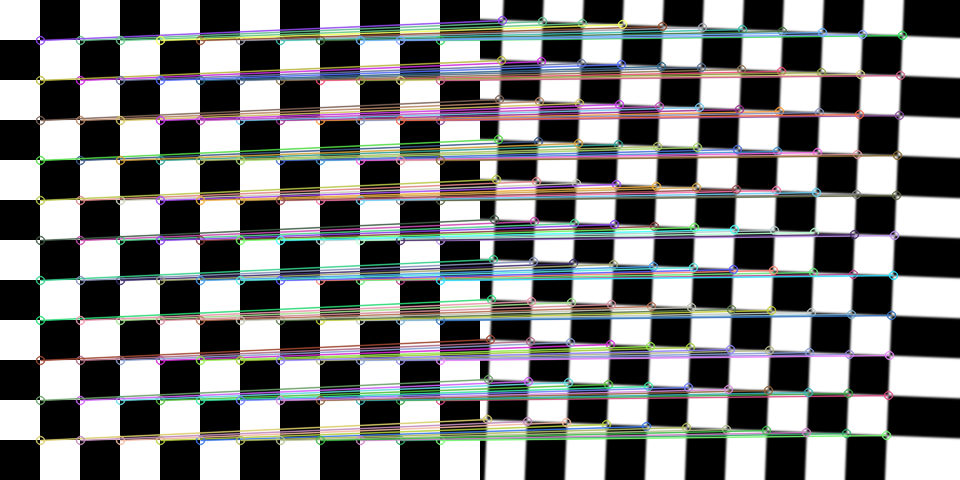
#> input picture l2_keypoint/Harris/result/harris_match_out.png, 960 x 480 px
$ python run_harris_match.py result/harris_match_out.png   (older library calls are emulated)
#> lines starting #> are read from the running program, lines starting #| are printed output that depends on the picture; after the words box and inside, x2 and y2 are one past the last pixel; in counts of white or black regions, pixels touching at a corner belong together
### l2_keypoint/Harris/image_transform.py
"""由图像 A 生成旋转、平移、模糊后的图像 B，并返回 A→B 的仿射矩阵。"""

from __future__ import annotations

import cv2
import numpy as np


def synthesize_b(
    img: np.ndarray,
    angle_deg: float | None = None,
    tx_px: float | None = None,
    ty_px: float | None = None,
    blur_ksize: int = 5,
    blur_sigma: float = 0.0,
    rng: np.random.Generator | None = None,
) -> tuple[np.ndarray, np.ndarray]:
    """
    对输入 BGR/RGB 或灰度图做旋转、平移、高斯模糊。
    输出与输入同尺寸 (h, w)，边界复制填充。

    返回:
        b: 变换后图像
        M: 2x3 float64，满足 [x', y']^T = M @ [x, y, 1]^T（源为 a，目标为 b）
    """
    rng = rng or np.random.default_rng()
    h, w = img.shape[:2]

    if angle_deg is None:
        angle_deg = float(rng.uniform(-18.0, 18.0))
    if tx_px is None:
        tx_px = float(rng.uniform(-0.08, 0.08)) * w
    if ty_px is None:
        ty_px = float(rng.uniform(-0.08, 0.08)) * h

    center = (w * 0.5, h * 0.5)
    M = cv2.getRotationMatrix2D(center, angle_deg, 1.0)
    M = M.astype(np.float64)
    M[0, 2] += tx_px
    M[1, 2] += ty_px

    b = cv2.warpAffine(
        img,
        M,
        (w, h),
        flags=cv2.INTER_LINEAR,
        borderMode=cv2.BORDER_REPLICATE,
    )

    k = int(blur_ksize)
    if k % 2 == 0:
        k += 1
    if k >= 3:
        b = cv2.GaussianBlur(b, (k, k), blur_sigma)

    return b, M

### l2_keypoint/Harris/harris_corner.py
"""Harris 角点检测与亚像素细化。"""

from __future__ import annotations

import cv2
import numpy as np


def detect_harris_corners(
    gray: np.ndarray,
    max_corners: int = 800,
    quality_level: float = 0.01,
    min_distance: float = 8.0,
    block_size: int = 3,
    k: float = 0.04,
) -> np.ndarray:
    """
    使用 goodFeaturesToTrack + Harris 响应（OpenCV 等价于 Shi-Tomasi 接口但启用 Harris）。
    返回 float32 Nx2 角点坐标。
    """
    if gray.ndim != 2:
        raise ValueError("gray 必须为单通道灰度图")
    corners = cv2.goodFeaturesToTrack(
        gray,
        maxCorners=max_corners,
        qualityLevel=quality_level,
        minDistance=min_distance,
        blockSize=block_size,
        useHarrisDetector=True,
        k=k,
    )
    if corners is None or len(corners) == 0:
        return np.zeros((0, 2), dtype=np.float32)
    corners = corners.reshape(-1, 2).astype(np.float32)
    criteria = (cv2.TERM_CRITERIA_EPS + cv2.TERM_CRITERIA_MAX_ITER, 40, 0.01)
    refined = cv2.cornerSubPix(gray, corners, (5, 5), (-1, -1), criteria)
    return refined.astype(np.float32)


# [7 lines left out: function affine_apply_xy, not called in this run]

### l2_keypoint/Harris/corner_descriptors.py
"""角点邻域描述子：强度直方图 + 梯度方向直方图（加权）。"""

from __future__ import annotations

import cv2
import numpy as np


def build_corner_descriptors(
    gray: np.ndarray,
    pts: np.ndarray,
    patch_radius: int = 15,
    intensity_bins: int = 16,
    orientation_bins: int = 8,
) -> tuple[np.ndarray, np.ndarray]:
    """
    对每个角点取正方形邻域，拼接：
    - 灰度强度直方图（归一化）
    - 梯度方向直方图（0~π 无符号，按梯度幅值加权并归一化）
    整张向量再 L2 归一化。

    越界的角点跳过。返回 (描述子矩阵 N×D, 有效角点在 pts 中的下标)。
    """
    if pts.size == 0:
        return np.zeros((0, intensity_bins + orientation_bins), dtype=np.float32), np.zeros(
            (0,), dtype=np.int32
        )

    h, w = gray.shape[:2]
    gx = cv2.Sobel(gray, cv2.CV_32F, 1, 0, ksize=3)
    gy = cv2.Sobel(gray, cv2.CV_32F, 0, 1, ksize=3)

    r = patch_radius
    desc_list: list[np.ndarray] = []
    indices: list[int] = []

    for k in range(pts.shape[0]):
        xi = int(round(float(pts[k, 0])))
        yi = int(round(float(pts[k, 1])))
        if xi - r < 0 or xi + r >= w or yi - r < 0 or yi + r >= h:
            continue

        patch = gray[yi - r : yi + r + 1, xi - r : xi + r + 1]
        pgx = gx[yi - r : yi + r + 1, xi - r : xi + r + 1]
        pgy = gy[yi - r : yi + r + 1, xi - r : xi + r + 1]

        ih, _ = np.histogram(patch, bins=intensity_bins, range=(0, 256))
        ih = ih.astype(np.float64)
        ih /= float(ih.sum()) + 1e-8

        mag = np.sqrt(pgx * pgx + pgy * pgy)
        ang = np.arctan2(pgy, pgx)
        ang = np.mod(ang, np.pi)
        obin = (ang / np.pi * orientation_bins).astype(np.int32)
        obin = np.clip(obin, 0, orientation_bins - 1)
        oh = np.bincount(obin.ravel(), weights=mag.ravel(), minlength=orientation_bins).astype(
            np.float64
        )
        oh /= float(oh.sum()) + 1e-8

        v = np.concatenate([ih, oh]).astype(np.float64)
        nrm = np.linalg.norm(v)
        if nrm < 1e-8:
            continue
        v /= nrm
        desc_list.append(v.astype(np.float32))
        indices.append(k)

    if not desc_list:
        return np.zeros((0, intensity_bins + orientation_bins), dtype=np.float32), np.zeros(
            (0,), dtype=np.int32
        )

    return np.stack(desc_list, axis=0), np.array(indices, dtype=np.int32)

### l2_keypoint/Harris/match_corners.py
"""角点匹配：仿射预测（可选）与描述子相似度匹配。"""

from __future__ import annotations

import numpy as np

from harris_corner import affine_apply_xy


def match_by_descriptor_similarity(
    desc_a: np.ndarray,
    desc_b: np.ndarray,
    idx_a: np.ndarray,
    idx_b: np.ndarray,
    ratio: float = 0.75,
    mutual: bool = True,
) -> list[tuple[int, int]]:
    """
    用 L2 归一化描述子的欧氏距离；Lowe 距离比检验；可选互最近邻。
    返回 (pts_a 原始下标, pts_b 原始下标) 列表。
    """
    if desc_a.shape[0] == 0 or desc_b.shape[0] == 0:
        return []

    # ||a-b||^2 = 2 - 2 a·b（单位向量）
    dist = np.sqrt(np.maximum(0.0, 2.0 - 2.0 * (desc_a @ desc_b.T)))
    na, nb = dist.shape

    candidates: list[tuple[int, int]] = []
    for i in range(na):
        row = dist[i]
        order = np.argsort(row)
        j0 = int(order[0])
        d0 = float(row[j0])
        if nb >= 2:
            d1 = float(row[int(order[1])])
            if d0 >= ratio * (d1 + 1e-8):
                continue
        candidates.append((i, j0))

    if not mutual:
        return [(int(idx_a[i]), int(idx_b[j])) for i, j in candidates]

    # 互最近邻：j 在列上最近的 i 须为当前 i
    nearest_i_for_b = np.argmin(dist, axis=0)
    matches: list[tuple[int, int]] = []
    for i, j in candidates:
        if nearest_i_for_b[j] == i:
            matches.append((int(idx_a[i]), int(idx_b[j])))
    return matches


# [33 lines left out: function match_by_affine_prediction, not called in this run]

### l2_keypoint/Harris/run_harris_match.py
#!/usr/bin/env python3
"""Harris 角点检测 + 仿射得到 B + 独立检测 + 邻域直方图描述子相似度匹配与可视化。"""

from __future__ import annotations

import argparse
import sys
from pathlib import Path

import cv2
import numpy as np

from corner_descriptors import build_corner_descriptors
from harris_corner import detect_harris_corners
from image_transform import synthesize_b
from match_corners import match_by_descriptor_similarity

# imwrite 依赖扩展名选择编码器；无扩展名或未知后缀时视为「输出目录」
_IMAGE_SUFFIXES = frozenset({".png", ".jpg", ".jpeg", ".bmp", ".tif", ".tiff", ".webp"})


# [6 lines left out: function normalize_image_output_path, not called in this run]


def load_image(path: Path) -> np.ndarray:
    img = cv2.imread(str(path), cv2.IMREAD_COLOR)
    if img is None:
        raise FileNotFoundError(f"无法读取图像: {path}")
    return img


def draw_side_by_side_matches(
    img_a_bgr: np.ndarray,
    img_b_bgr: np.ndarray,
    pts_a: np.ndarray,
    pts_b: np.ndarray,
    matches: list[tuple[int, int]],
    radius: int = 4,
) -> np.ndarray:
    ha, wa = img_a_bgr.shape[:2]
    hb, wb = img_b_bgr.shape[:2]
    out_h = max(ha, hb)
    wa2, wb2 = wa, wb
    canvas = np.zeros((out_h, wa2 + wb2, 3), dtype=np.uint8)
    canvas[:ha, :wa2] = img_a_bgr
    canvas[:hb, wa2 : wa2 + wb2] = img_b_bgr

    rng = np.random.default_rng(42)
    for ia, ib in matches:
        color = tuple(int(x) for x in rng.integers(40, 255, size=3))
        pa = (int(round(pts_a[ia, 0])), int(round(pts_a[ia, 1])))
        pb = (int(round(pts_b[ib, 0]) + wa2), int(round(pts_b[ib, 1])))
        cv2.line(canvas, pa, pb, color, 1, lineType=cv2.LINE_AA)
        cv2.circle(canvas, pa, radius, color, 1, lineType=cv2.LINE_AA)
        cv2.circle(canvas, pb, radius, color, 1, lineType=cv2.LINE_AA)

    # 未匹配角点用灰色小圆标出
    matched_a = {m[0] for m in matches}
    matched_b = {m[1] for m in matches}
    gray = (180, 180, 180)
    for i in range(len(pts_a)):
        if i not in matched_a:
            p = (int(round(pts_a[i, 0])), int(round(pts_a[i, 1])))
            cv2.circle(canvas, p, max(1, radius - 1), gray, 1, lineType=cv2.LINE_AA)
    for j in range(len(pts_b)):
        if j not in matched_b:
            p = (int(round(pts_b[j, 0]) + wa2), int(round(pts_b[j, 1])))
            cv2.circle(canvas, p, max(1, radius - 1), gray, 1, lineType=cv2.LINE_AA)

    return canvas


def main() -> int:
    root = Path(__file__).resolve().parent
    default_out = root / "result"

    parser = argparse.ArgumentParser(
        description="Harris 角点 + 仿射得 B + 邻域直方图描述子匹配可视化"
    )
    parser.add_argument(
        "input",
        type=Path,
        nargs="?",
        default=None,
        help="输入图像路径（省略则使用内置棋盘测试图）",
    )
    parser.add_argument(
        "-o",
        "--output",
        type=Path,
        default=None,
        help="输出拼接图文件路径，需含扩展名如 .png；若写目录或无扩展名则保存为该目录下 harris_match_out.png",
    )
    parser.add_argument(
        "--result-dir",
        type=Path,
        default=default_out,
        help=f"结果目录（默认 {default_out}）",
    )
    parser.add_argument("--seed", type=int, default=None, help="随机种子（控制旋转/平移/模糊）")
    parser.add_argument(
        "--ratio",
        type=float,
        default=0.75,
        help="Lowe 距离比阈值：最近距离需小于该值×次近距离（越小越严）",
    )
    parser.add_argument(
        "--patch-radius",
        type=int,
        default=15,
        help="角点邻域半边长（像素），邻域为 (2r+1)×(2r+1)",
    )
    parser.add_argument(
        "--no-mutual",
        action="store_true",
        help="关闭互最近邻过滤（仅距离比）",
    )
    harris = parser.add_argument_group("Harris 角点（goodFeaturesToTrack）")
    harris.add_argument(
        "--quality-level",
        type=float,
        default=0.01,
        help="相对最强角点的比例阈值，越小保留越多弱角点（面部平滑区可试 0.002～0.005）",
    )
    harris.add_argument(
        "--min-distance",
        type=float,
        default=8.0,
        help="角点间最小像素距离，越小越密（可试 4～6）",
    )
    harris.add_argument(
        "--max-corners",
        type=int,
        default=800,
        help="最多返回角点个数上限",
    )
    harris.add_argument(
        "--block-size",
        type=int,
        default=3,
        help="求导邻域边长（奇数），略增大可略平滑噪声",
    )
    args = parser.parse_args()

    args.result_dir.mkdir(parents=True, exist_ok=True)
    out_path = args.output
    if out_path is None:
        out_path = args.result_dir / "harris_match_out.png"
    else:
        out_path = normalize_image_output_path(out_path.resolve())

    rng = np.random.default_rng(args.seed)

    if args.input is not None:
        img_a = load_image(args.input)
#> in load_image, img is the input picture: shape (480, 960, 3); mean B, G, R 131.2, 131.4, 130.7
    else:
        # 内置棋盘图，便于无参试跑
        block = 40
        n = 12
        board = np.zeros((block * n, block * n), dtype=np.uint8)
        for i in range(n):
            for j in range(n):
                if (i + j) % 2 == 0:
                    y0, y1 = i * block, (i + 1) * block
                    x0, x1 = j * block, (j + 1) * block
                    board[y0:y1, x0:x1] = 255
        img_a = cv2.cvtColor(board, cv2.COLOR_GRAY2BGR)

    img_b, _ = synthesize_b(img_a, rng=rng)

    gray_a = cv2.cvtColor(img_a, cv2.COLOR_BGR2GRAY)
    gray_b = cv2.cvtColor(img_b, cv2.COLOR_BGR2GRAY)
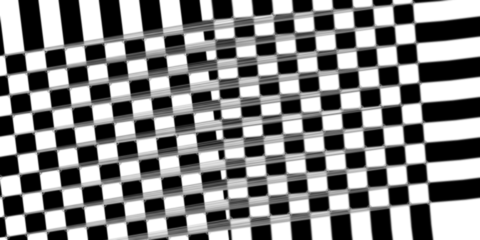
#> gray_b: shape (480, 960) (shown at 1/2 size); min 0, max 255, mean 132.8

    hk = dict(
        max_corners=args.max_corners,
        quality_level=args.quality_level,
        min_distance=args.min_distance,
        block_size=args.block_size,
    )
    pts_a = detect_harris_corners(gray_a, **hk)
#> in detect_harris_corners, `corners = cv2.goodFeaturesToTrack( gray, maxCorners=max_corners, quali..`: corners = 529 rows, first 8: [39, 440], [39, 200], [39, 240], [39, 79], [39, 280], [39, 359], [39, 159], [39, 319]
#> in detect_harris_corners, `corners = corners.reshape(-1, 2).astype(np.float32)`: corners = 529 pairs, first value 39 to 903, second value 16 to 442
#> in detect_harris_corners, `refined = cv2.cornerSubPix(gray, corners, (5, 5), (-1, -1), criteria)`: refined = 529 pairs, first value 39.41 to 903, second value 17.35 to 443.1
#> pts_a has the same summary as refined in detect_harris_corners
    pts_b = detect_harris_corners(gray_b, **hk)
#> in detect_harris_corners (call 2), `corners = cv2.goodFeaturesToTrack( gray, maxCorners=max_corners, quali..`: corners = 511 rows, first 8: [444, 357], [410, 79], [449, 397], [439, 318], [420, 159], [405, 40], [415, 119], [457, 461]
#> pts_b = 511 pairs, first value 1.56 to 857.6, second value 7.05 to 474.8

    desc_a, idx_a = build_corner_descriptors(gray_a, pts_a, patch_radius=args.patch_radius)
#> in build_corner_descriptors, `gy = cv2.Sobel(gray, cv2.CV_32F, 0, 1, ksize=3)`:
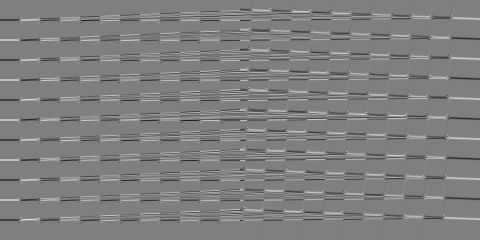
#> gy: shape (480, 960) float32 (shown at 1/2 size); min -1020, max 1020, mean 0.2; drawn with min black and max white
#> the loop in build_corner_descriptors, `for k in range(pts.shape[0]):` made 529 passes
#> (xi, yi, nrm) on passes 11, 15, 16: (161, 43, 0.76), (360, 323, 0.695), (319, 241, 0.735)
#> after the loop in build_corner_descriptors, `for k in range(pts.shape[0]):`:
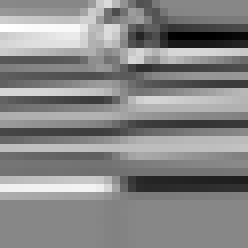
#> pgy: shape (31, 31) float32 (shown 8 times larger); min -638, max 560, mean -1.8; drawn with min black and max white
#> after the loop in build_corner_descriptors, `for k in range(pts.shape[0]):`: desc_list = 529 items; indices = 529 values from 0 to 528
#> idx_a = 529 values from 0 to 528
    desc_b, idx_b = build_corner_descriptors(gray_b, pts_b, patch_radius=args.patch_radius)
#> call 2 of build_corner_descriptors, with pts = array of shape (511, 2), patch_radius = 15, intensity_bins = 16, orientation_bins = 8
#> in build_corner_descriptors (call 2), `gy = cv2.Sobel(gray, cv2.CV_32F, 0, 1, ksize=3)`:
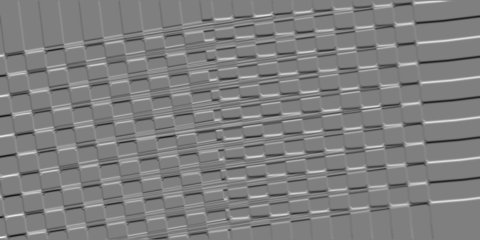
#> gy: shape (480, 960) float32 (shown at 1/2 size); min -636, max 636, mean 0.2; drawn with min black and max white
#> the loop in build_corner_descriptors (call 2), `for k in range(pts.shape[0]):` made 511 passes
#> (xi, yi, nrm) on passes 3 to 5: (448, 398, 0.706), (438, 319, 0.677), (419, 160, 0.748)

    matches = match_by_descriptor_similarity(
        desc_a,
        desc_b,
        idx_a,
        idx_b,
        ratio=args.ratio,
        mutual=not args.no_mutual,
    )
#> in match_by_descriptor_similarity, `dist = np.sqrt(np.maximum(0.0, 2.0 - 2.0 * (desc_a @ desc_b.T)))`:
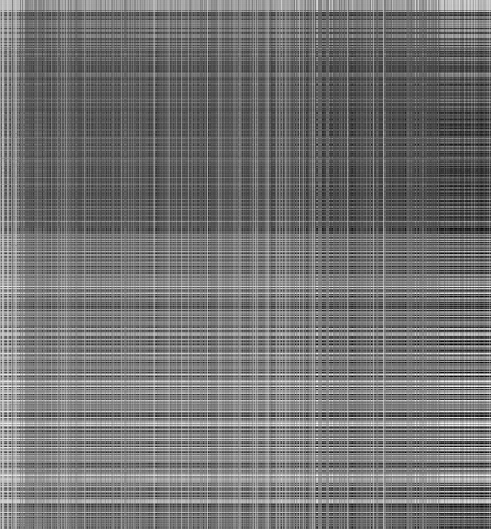
#> dist: shape (529, 491) float32; min 0.211, max 1.23, mean 0.676; drawn with min black and max white

    vis = draw_side_by_side_matches(img_a, img_b, pts_a, pts_b, matches)
#> after the loop in draw_side_by_side_matches, `for i in range(len(pts_a)):`:
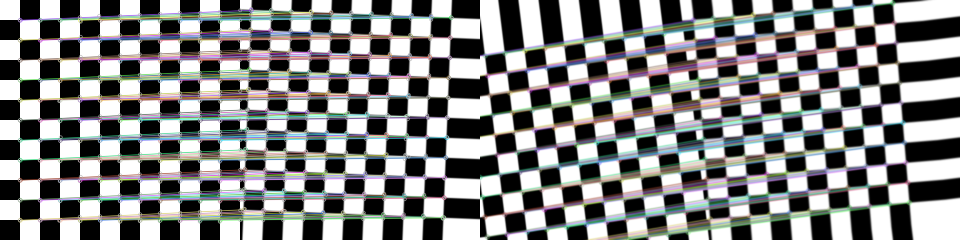
#> canvas: shape (480, 1920, 3) (shown at 1/2 size); mean B, G, R 132.7, 132.8, 132.1
#> after the loop in draw_side_by_side_matches, `for j in range(len(pts_b)):`:
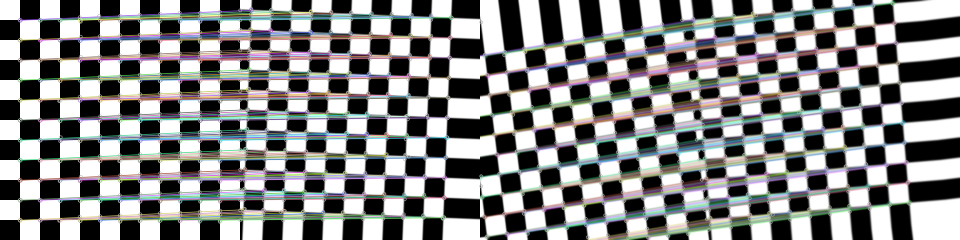
#> canvas: shape (480, 1920, 3) (shown at 1/2 size); 2.61% of pixels changed, all inside (x1, y1, x2, y2) = (958, 3, 1823, 480)

    out_path.parent.mkdir(parents=True, exist_ok=True)
    ok = cv2.imwrite(str(out_path), vis)
    if not ok:
        print(f"写入失败: {out_path}", file=sys.stderr)
        return 1

    print(f"已保存: {out_path}")
    print(f"角点数 A={len(pts_a)}, B={len(pts_b)}, 匹配数={len(matches)}")
#| 角点数 A=529, B=511, 匹配数=0
    return 0


if __name__ == "__main__":
    raise SystemExit(main())
#> (the program exits here)

$ run again, with l2_keypoint/picture/zqm.jpg saved as l2_keypoint/Harris/result/harris_match_out.png
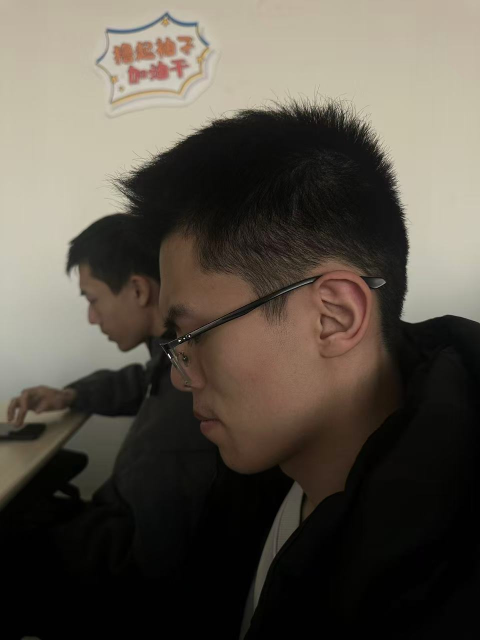
#> input picture l2_keypoint/picture/zqm.jpg, 960 x 1280 px (shown at 1/2 size)
#> in load_image, img is the input picture: shape (1280, 960, 3); mean B, G, R 71.9, 81.7, 88.1
#> in detect_harris_corners, `corners = cv2.goodFeaturesToTrack( gray, maxCorners=max_corners, quali..`: corners = 72 rows, first 8: [378, 672], [368, 676], [357, 681], [336, 708], [341, 716], [369, 717], [784, 357], [805, 423]
#> in detect_harris_corners, `corners = corners.reshape(-1, 2).astype(np.float32)`: corners = 72 pairs, first value 246 to 816, second value 214 to 717
#> refined = 72 pairs, first value 245.1 to 816.2, second value 212.8 to 717.4
#> pts_a has the same summary as refined in detect_harris_corners
#> in detect_harris_corners (call 2), `corners = cv2.goodFeaturesToTrack( gray, maxCorners=max_corners, quali..`: corners = 58 rows, first 8: [292, 592], [264, 612], [266, 621], [315, 589], [303, 590], [790, 394], [668, 223], [794, 469]
#> pts_b = 58 pairs, first value 263.1 to 794.6, second value 194.5 to 663
#> in build_corner_descriptors, `gy = cv2.Sobel(gray, cv2.CV_32F, 0, 1, ksize=3)`:
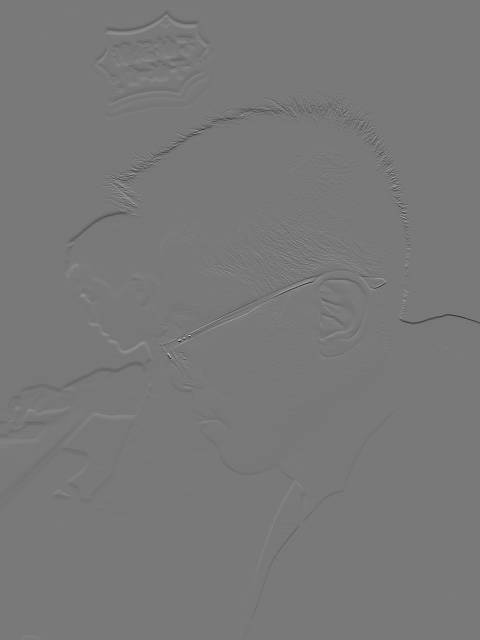
#> gy: shape (1280, 960) float32 (shown at 1/2 size); min -833, max 922, mean -1.1; drawn with min black and max white
#> the loop in build_corner_descriptors, `for k in range(pts.shape[0]):` made 72 passes
#> (xi, yi, oh, nrm) on passes 7 to 11: (784, 358, [0.0805, 0.138, 0.212, 0.258, 0.0972, 0.09, 0.0653, 0.0584], 0.519), (803, 422, [0.0566, 0.0558, 0.0854, 0.196, 0.171, 0.251, 0.115, 0.0696], 0.584), (621, 225, [0.2, 0.126, 0.0776, 0.045, 0.0428, 0.0644, 0.18, 0.264], 0.549), (765, 316, [0.155, 0.262, 0.202, 0.132, 0.055, 0.0525, 0.056, 0.0855], 0.51), (800, 413, [0.0791, 0.0624, 0.0921, 0.177, 0.175, 0.21, 0.124, 0.0802], 0.562)
#> after the loop in build_corner_descriptors, `for k in range(pts.shape[0]):`: desc_list = 72 items; indices = 72 values from 0 to 71
#> the loop in build_corner_descriptors (call 2), `for k in range(pts.shape[0]):` made 58 passes
#> (xi, yi, oh, nrm) on passes 6, 7, 8, 9, 11: (789, 395, [0.191, 0.142, 0.134, 0.0779, 0.0744, 0.129, 0.124, 0.127], 0.496), (669, 224, [0.156, 0.109, 0.09, 0.0815, 0.0924, 0.132, 0.147, 0.191], 0.524), (795, 469, [0.157, 0.149, 0.133, 0.0483, 0.0211, 0.0653, 0.23, 0.196], 0.573), (732, 244, [0.217, 0.246, 0.173, 0.0568, 0.0548, 0.0448, 0.0728, 0.134], 0.533), (750, 634, [15743.1, 16449, 9934.4, 1996.8, 398.9, 274, 443.5, 3641.6], 0.672)
#> the loop in match_by_descriptor_similarity, `for i, j in candidates:` made 13 passes
#> (i, j) on passes 1 to 8: (2, 0), (5, 54), (8, 6), (17, 9), (19, 29), (33, 13), (38, 55), (51, 21)
#> the loop in draw_side_by_side_matches, `for ia, ib in matches:` made 8 passes
#> (ia, ib) on passes 1 to 8: (5, 54), (8, 6), (17, 9), (19, 29), (33, 13), (61, 23), (62, 55), (68, 21)
#> the loop in draw_side_by_side_matches, `for i in range(len(pts_a)):` made 72 passes
#> after the loop in draw_side_by_side_matches, `for i in range(len(pts_a)):`:
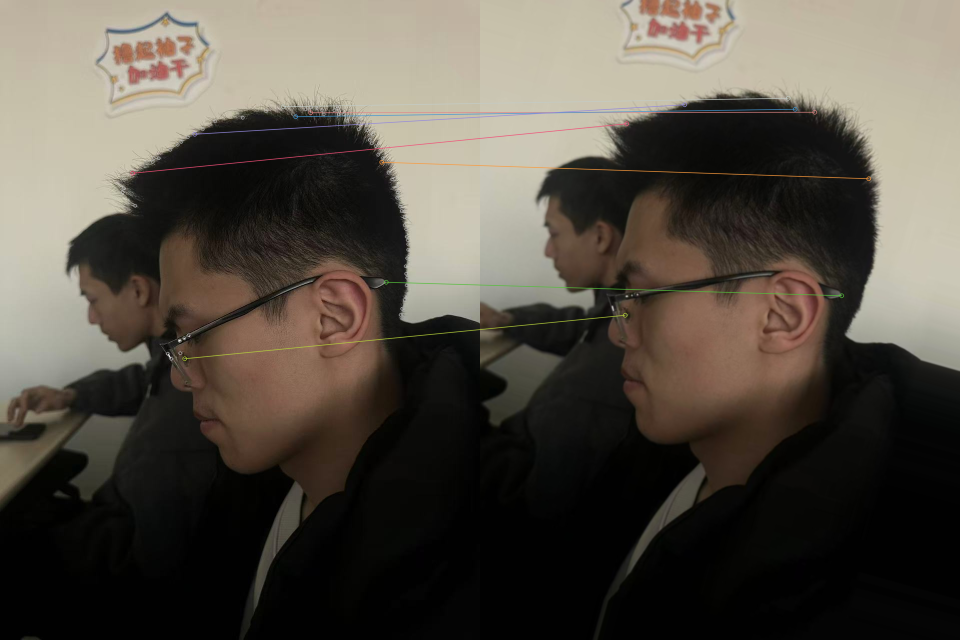
#> canvas: shape (1280, 1920, 3) (shown at 1/2 size); mean B, G, R 68.7, 78.1, 84.4
#> the loop in draw_side_by_side_matches, `for j in range(len(pts_b)):` made 58 passes
#| 角点数 A=72, B=58, 匹配数=8
